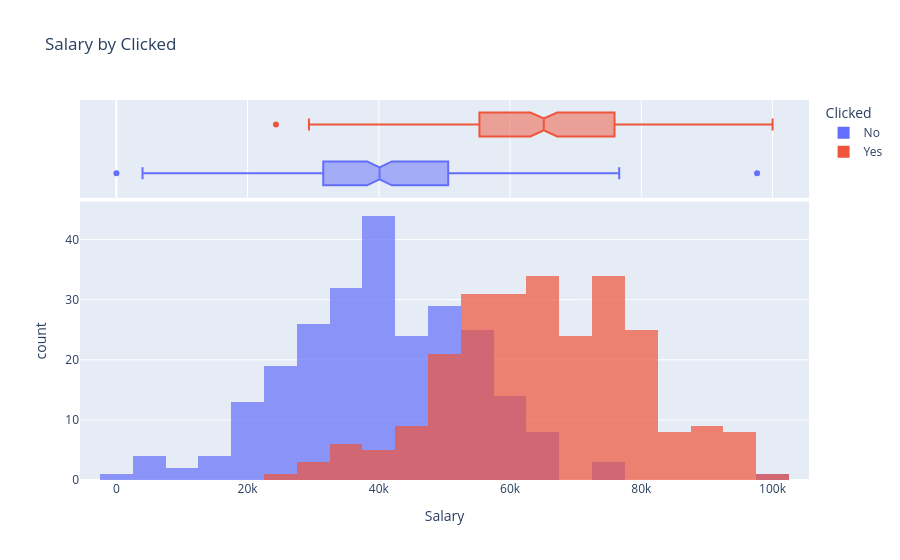

Write notebook code for a chart like this one.
### Code cell
fig = px.histogram(df_plot, x='Salary', color='Clicked', marginal='box',
                   barmode='overlay', opacity=0.7, color_discrete_map=color_map,
                   title='Salary by Clicked')
fig.show()

### Figure 1 — Plotly figure (JSON) as saved in the notebook; plotly's stock layout.template omitted (floating-point values rounded to 4 significant figures; data arrays with more than 128 entries replaced by an {"elided": "..."} marker saying what was removed)
{"data": [{"bingroup": "x", "hovertemplate": "Clicked=No<br>Salary=%{x}<br>count=%{y}<extra></extra>", "legendgroup": "No", "marker": {"color": "#636EFA", "opacity": 0.7, "pattern": {"shape": ""}}, "name": "No", "orientation": "v", "showlegend": true, "type": "histogram", "x": {"elided": "249 float values"}, "xaxis": "x", "yaxis": "y"}, {"hovertemplate": "Clicked=No<br>Salary=%{x}<extra></extra>", "legendgroup": "No", "marker": {"color": "#636EFA"}, "name": "No", "notched": true, "showlegend": false, "type": "box", "x": {"elided": "249 float values"}, "xaxis": "x2", "yaxis": "y2"}, {"bingroup": "x", "hovertemplate": "Clicked=Yes<br>Salary=%{x}<br>count=%{y}<extra></extra>", "legendgroup": "Yes", "marker": {"color": "#EF553B", "opacity": 0.7, "pattern": {"shape": ""}}, "name": "Yes", "orientation": "v", "showlegend": true, "type": "histogram", "x": {"elided": "250 float values"}, "xaxis": "x", "yaxis": "y"}, {"hovertemplate": "Clicked=Yes<br>Salary=%{x}<extra></extra>", "legendgroup": "Yes", "marker": {"color": "#EF553B"}, "name": "Yes", "notched": true, "showlegend": false, "type": "box", "x": {"elided": "250 float values"}, "xaxis": "x2", "yaxis": "y2"}], "layout": {"barmode": "overlay", "legend": {"title": {"text": "Clicked"}, "tracegroupgap": 0}, "title": {"text": "Salary by Clicked"}, "xaxis": {"anchor": "y", "domain": [0.0, 1.0], "title": {"text": "Salary"}}, "xaxis2": {"anchor": "y2", "domain": [0.0, 1.0], "matches": "x", "showgrid": true, "showticklabels": false}, "yaxis": {"anchor": "x", "domain": [0.0, 0.7326], "title": {"text": "count"}}, "yaxis2": {"anchor": "x2", "domain": [0.7426, 1.0], "matches": "y2", "showgrid": false, "showline": false, "showticklabels": false, "ticks": ""}}}
